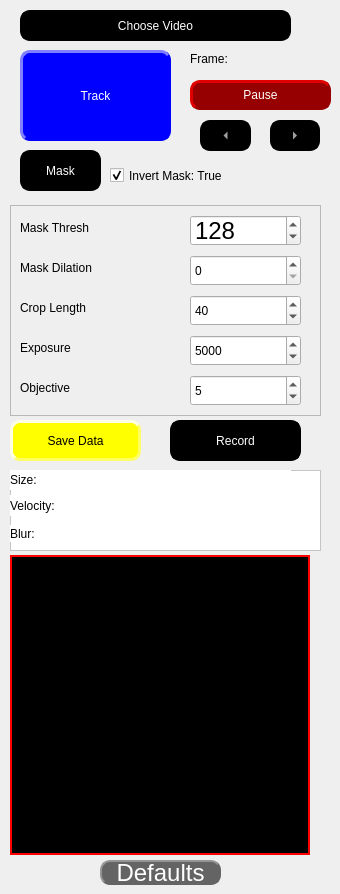
       <widget class="QWidget" name="tracking_tab">
        <attribute name="title">
         <string>Tracking</string>
        </attribute>
        <widget class="QPushButton" name="choosevideobutton">
         <property name="geometry">
          <rect>
           <x>20</x>
           <y>10</y>
           <width>271</width>
           <height>31</height>
          </rect>
         </property>
         <property name="styleSheet">
          <string notr="true">     QPushButton {
                color: rgb(255, 255, 255);
                background-color: rgb(0, 0, 0);
                border-style: outset;
                border-width: 2px;
                border-radius: 10px;
                border-color: rgb(0, 0, 0);
                min-width: 1em;
                padding: 1px;
            }
            QPushButton:hover {
                background-color: rgb(100, 100, 100);
                color: rgb(255, 255, 255);
                border-color: rgb(100, 100, 100);
            
            
            }</string>
         </property>
         <property name="text">
          <string>Choose Video</string>
         </property>
        </widget>
        <widget class="QPushButton" name="trackbutton">
         <property name="geometry">
          <rect>
           <x>20</x>
           <y>50</y>
           <width>151</width>
           <height>91</height>
          </rect>
         </property>
         <property name="cursor">
          <cursorShape>ArrowCursor</cursorShape>
         </property>
         <property name="styleSheet">
          <string notr="true">QPushButton {
                color: rgb(255, 255, 255);
                background-color: rgb(0, 0, 255);
                border-style: outset;
                border-width: 3px;
                border-radius: 10px;
                border-color: rgb(0, 0, 255);
                min-width: 1em;
                padding: 6px;
            }
      
            QPushButton:checked {
                color: rgb(255, 255, 255);
                background-color: rgb(255, 0, 0);
                border-style: inset;
                border-width: 3px;
                border-radius: 10px;
                border-color: rgb(255, 0, 0);
                font: bold 16px;
                min-width: 1em;
               
            }
            QPushButton:hover {
                background-color: rgb(100, 100, 100);
                color: rgb(255, 255, 255);
                border-color: rgb(0, 255, 0);
                padding-left: 5px;
                padding-top: 5px;
            }</string>
         </property>
         <property name="text">
          <string>Track</string>
         </property>
         <property name="checkable">
          <bool>true</bool>
         </property>
        </widget>
        <widget class="QLabel" name="framelabel">
         <property name="geometry">
          <rect>
           <x>190</x>
           <y>50</y>
           <width>52</width>
           <height>17</height>
          </rect>
         </property>
         <property name="maximumSize">
          <size>
           <width>300</width>
           <height>25</height>
          </size>
         </property>
         <property name="text">
          <string>Frame: </string>
         </property>
        </widget>
        <widget class="QPushButton" name="pausebutton">
         <property name="geometry">
          <rect>
           <x>190</x>
           <y>80</y>
           <width>141</width>
           <height>30</height>
          </rect>
         </property>
         <property name="maximumSize">
          <size>
           <width>300</width>
           <height>30</height>
          </size>
         </property>
         <property name="styleSheet">
          <string notr="true">QPushButton {
                color: rgb(255, 255, 255);
                background-color: rgb(150, 0, 0);
                border-style: outset;
                border-width: 3px;
                border-radius: 10px;
                border-color: rgb(150, 0, 0);
                min-width: 1em;
                padding: 1px;
            }
            QPushButton:checked {
                color: rgb(255, 255, 255);
                background-color: rgb(0, 0, 150);
                border-style: inset;
                border-width: 3px;
                border-radius: 10px;
                border-color: rgb(0, 0, 255);
                font: bold 12px;
                min-width: 1em;
                padding: 1px;
            }
            QPushButton:hover {
                background-color: rgb(100, 100, 100);
                color: rgb(255, 255, 255);
                border-color: rgb(255, 0, 0);
                padding-left: 2px;
                padding-top: 2px;
            }</string>
         </property>
         <property name="text">
          <string>Pause</string>
         </property>
         <property name="checkable">
          <bool>true</bool>
         </property>
        </widget>
        <widget class="QToolButton" name="leftbutton">
         <property name="geometry">
          <rect>
           <x>200</x>
           <y>120</y>
           <width>51</width>
           <height>31</height>
          </rect>
         </property>
         <property name="styleSheet">
          <string notr="true">QToolButton {
                color: rgb(255, 255, 255);
                background-color: rgb(0, 0, 0);
                border-style: outset;
                border-width: px;
                border-radius: 10px;
                border: 2px solid rgb(0, 0, 0);
                font: bold 16px;
                min-width: 1em;
                padding: 1px;
            }
            QToolButton:hover {
                background-color: rgb(100, 100, 100);
                color: rgb(255, 255, 255);
                border: 2px solid rgb(0, 255, 0);
            }
            QToolButton:pressed {
                background-color: rgb(100, 100, 100);
                border: 2px solid rgb(255, 0, 0);
                border-style: inset;
                padding-left: 5px;
                padding-top: 5px;
            }</string>
         </property>
         <property name="text">
          <string>...</string>
         </property>
         <property name="autoRepeat">
          <bool>true</bool>
         </property>
         <property name="autoRepeatInterval">
          <number>1</number>
         </property>
         <property name="arrowType">
          <enum>Qt::LeftArrow</enum>
         </property>
        </widget>
        <widget class="QToolButton" name="rightbutton">
         <property name="geometry">
          <rect>
           <x>270</x>
           <y>120</y>
           <width>50</width>
           <height>31</height>
          </rect>
         </property>
         <property name="styleSheet">
          <string notr="true">QToolButton {
                color: rgb(255, 255, 255);
                background-color: rgb(0, 0, 0);
                border-style: outset;
                border-width: px;
                border-radius: 10px;
                border: 2px solid rgb(0, 0, 0);
                font: bold 16px;
                min-width: 1em;
                padding: 1px;
            }
            QToolButton:hover {
                background-color: rgb(100, 100, 100);
                color: rgb(255, 255, 255);
                border: 2px solid rgb(0, 255, 0);
            }
            QToolButton:pressed {
                background-color: rgb(100, 100, 100);
                border: 2px solid rgb(255, 0, 0);
                border-style: inset;
                padding-left: 5px;
                padding-top: 5px;
            }</string>
         </property>
         <property name="text">
          <string>...</string>
         </property>
         <property name="autoRepeat">
          <bool>true</bool>
         </property>
         <property name="autoRepeatInterval">
          <number>1</number>
         </property>
         <property name="arrowType">
          <enum>Qt::RightArrow</enum>
         </property>
        </widget>
        <widget class="QPushButton" name="maskbutton">
         <property name="geometry">
          <rect>
           <x>20</x>
           <y>150</y>
           <width>81</width>
           <height>41</height>
          </rect>
         </property>
         <property name="styleSheet">
          <string notr="true">QPushButton {
                color: rgb(255, 255, 255);
                background-color: rgb(0, 0, 0);
                border-style: outset;
                border-width: 2px;
                border-radius: 10px;
                border-color: rgb(0, 0, 0);
                min-width: 1em;
                padding: 1px;
            }
            QPushButton:hover {
                background-color: rgb(100, 100, 100);
                color: rgb(255, 255, 255);
                border-style: inset;
			  border-color: rgb(0, 255, 0);
            }</string>
         </property>
         <property name="text">
          <string>Mask</string>
         </property>
         <property name="checkable">
          <bool>true</bool>
         </property>
         <property name="checked">
          <bool>false</bool>
         </property>
        </widget>
        <widget class="QCheckBox" name="maskinvert_checkBox">
         <property name="geometry">
          <rect>
           <x>110</x>
           <y>160</y>
           <width>191</width>
           <height>31</height>
          </rect>
         </property>
         <property name="text">
          <string>Invert Mask: True</string>
         </property>
         <property name="checked">
          <bool>true</bool>
         </property>
        </widget>
        <widget class="QPushButton" name="savedatabutton">
         <property name="geometry">
          <rect>
           <x>10</x>
           <y>420</y>
           <width>131</width>
           <height>41</height>
          </rect>
         </property>
         <property name="styleSheet">
          <string notr="true">QPushButton {
                color: rgb(0, 0, 0);
                background-color: rgb(255, 255, 0);
                border-style: outset;
                border-width: 3px;
                border-radius: 10px;
                border-color: rgb(255, 255, 100);
                min-width: 1em;
                padding: 6px;
            }
            QPushButton:hover {
                background-color: rgb(255, 255, 200);
                color: rgb(0, 0, 0);
            }
            QPushButton:pressed {
                background-color: red;
                border: 2px solid red;
                padding-left: 5px;
                padding-top: 5px;
                border-style: inset;
                }</string>
         </property>
         <property name="text">
          <string>Save Data</string>
         </property>
         <property name="checkable">
          <bool>true</bool>
         </property>
        </widget>
        <widget class="QPushButton" name="recordbutton">
         <property name="geometry">
          <rect>
           <x>170</x>
           <y>420</y>
           <width>131</width>
           <height>41</height>
          </rect>
         </property>
         <property name="styleSheet">
          <string notr="true">QPushButton {
                color: rgb(255, 255, 255);
                background-color: rgb(0, 0, 0);
                border-style: outset;
                border-width: 3px;
                border-radius: 10px;
                border-color: rgb(0, 0, 0);
                min-width: 1em;
                padding: 6px;
            }
      
            QPushButton:checked {
                color: rgb(255, 255, 255);
                background-color: rgb(255, 0, 0);
                border-style: inset;
                border-width: 3px;
                border-radius: 10px;
                border-color: rgb(255, 0, 0);
                font: bold 16px;
                min-width: 1em;
               
            }
            QPushButton:hover {
                background-color: rgb(100, 100, 100);
                color: rgb(255, 255, 255);
                border-color: rgb(100, 100, 100);
                padding-left: 5px;
                padding-top: 5px;
            }</string>
         </property>
         <property name="text">
          <string>Record</string>
         </property>
         <property name="checkable">
          <bool>true</bool>
         </property>
        </widget>
        <widget class="QLabel" name="CroppedVideoFeedLabel">
         <property name="geometry">
          <rect>
           <x>10</x>
           <y>555</y>
           <width>300</width>
           <height>300</height>
          </rect>
         </property>
         <property name="styleSheet">
          <string notr="true">background-color: rgb(0,0,0); border:2px solid rgb(255, 0, 0); </string>
         </property>
         <property name="text">
          <string/>
         </property>
        </widget>
        <widget class="QPushButton" name="resetdefaultbutton">
         <property name="geometry">
          <rect>
           <x>100</x>
           <y>860</y>
           <width>121</width>
           <height>25</height>
          </rect>
         </property>
         <property name="maximumSize">
          <size>
           <width>300</width>
           <height>25</height>
          </size>
         </property>
         <property name="font">
          <font>
           <family>Arial</family>
           <pointsize>18</pointsize>
           <italic>false</italic>
           <bold>false</bold>
          </font>
         </property>
         <property name="styleSheet">
          <string notr="true">QPushButton {
                color: rgb(255, 255, 255);
                background-color: rgb(100, 100, 100);
                border-style: outset;
                border-width: 2px;
                border-radius: 10px;
                border-color: rgb(100, 100, 100);
                min-width: 1em;
                padding: 1px;
            }
            QPushButton:hover {
                background-color: rgb(200, 200, 200);
                color: rgb(0, 0, 0);
            }
            QPushButton:pressed {
                background-color: rgb(200, 200, 200);
         
                padding-left: 5px;
                padding-top: 5px;
                border-style: inset;
                }</string>
         </property>
         <property name="text">
          <string>Defaults</string>
         </property>
        </widget>
        <widget class="QFrame" name="robotparamsframe">
         <property name="geometry">
          <rect>
           <x>10</x>
           <y>470</y>
           <width>311</width>
           <height>81</height>
          </rect>
         </property>
         <property name="styleSheet">
          <string notr="true"> color: rgb(0, 0, 0);
                background-color: rgb(255, 255, 255);
                </string>
         </property>
         <property name="frameShape">
          <enum>QFrame::StyledPanel</enum>
         </property>
         <property name="frameShadow">
          <enum>QFrame::Raised</enum>
         </property>
         <widget class="QLabel" name="robotsizelabel">
          <property name="geometry">
           <rect>
            <x>0</x>
            <y>0</y>
            <width>281</width>
            <height>20</height>
           </rect>
          </property>
          <property name="maximumSize">
           <size>
            <width>300</width>
            <height>50</height>
           </size>
          </property>
          <property name="text">
           <string>Size:</string>
          </property>
         </widget>
         <widget class="QLabel" name="robotvelocitylabel">
          <property name="geometry">
           <rect>
            <x>0</x>
            <y>25</y>
            <width>281</width>
            <height>21</height>
           </rect>
          </property>
          <property name="maximumSize">
           <size>
            <width>300</width>
            <height>50</height>
           </size>
          </property>
          <property name="text">
           <string>Velocity:</string>
          </property>
         </widget>
         <widget class="QLabel" name="robotblurlabel">
          <property name="geometry">
           <rect>
            <x>0</x>
            <y>55</y>
            <width>281</width>
            <height>17</height>
           </rect>
          </property>
          <property name="maximumSize">
           <size>
            <width>16777215</width>
            <height>50</height>
           </size>
          </property>
          <property name="text">
           <string>Blur:</string>
          </property>
         </widget>
        </widget>
        <widget class="QFrame" name="trackerparamsframe">
         <property name="geometry">
          <rect>
           <x>10</x>
           <y>205</y>
           <width>311</width>
           <height>211</height>
          </rect>
         </property>
         <property name="styleSheet">
          <string notr="true"/>
         </property>
         <property name="frameShape">
          <enum>QFrame::StyledPanel</enum>
         </property>
         <property name="frameShadow">
          <enum>QFrame::Raised</enum>
         </property>
         <widget class="QSpinBox" name="maskthreshbox">
          <property name="geometry">
           <rect>
            <x>180</x>
            <y>10</y>
            <width>111</width>
            <height>31</height>
           </rect>
          </property>
          <property name="font">
           <font>
            <pointsize>18</pointsize>
            <italic>false</italic>
            <bold>false</bold>
           </font>
          </property>
          <property name="styleSheet">
           <string notr="true"/>
          </property>
          <property name="maximum">
           <number>255</number>
          </property>
          <property name="value">
           <number>128</number>
          </property>
         </widget>
         <widget class="QLabel" name="maskthreshlabel">
          <property name="geometry">
           <rect>
            <x>10</x>
            <y>10</y>
            <width>121</width>
            <height>25</height>
           </rect>
          </property>
          <property name="maximumSize">
           <size>
            <width>150</width>
            <height>25</height>
           </size>
          </property>
          <property name="text">
           <string>Mask Thresh</string>
          </property>
         </widget>
         <widget class="QSpinBox" name="maskdilationbox">
          <property name="geometry">
           <rect>
            <x>180</x>
            <y>50</y>
            <width>111</width>
            <height>31</height>
           </rect>
          </property>
          <property name="maximum">
           <number>40</number>
          </property>
         </widget>
         <widget class="QLabel" name="maskdilationlabel">
          <property name="geometry">
           <rect>
            <x>10</x>
            <y>50</y>
            <width>131</width>
            <height>25</height>
           </rect>
          </property>
          <property name="maximumSize">
           <size>
            <width>150</width>
            <height>25</height>
           </size>
          </property>
          <property name="text">
           <string>Mask Dilation</string>
          </property>
         </widget>
         <widget class="QSpinBox" name="croplengthbox">
          <property name="geometry">
           <rect>
            <x>180</x>
            <y>90</y>
            <width>111</width>
            <height>31</height>
           </rect>
          </property>
          <property name="minimum">
           <number>5</number>
          </property>
          <property name="maximum">
           <number>300</number>
          </property>
          <property name="value">
           <number>40</number>
          </property>
          <property name="displayIntegerBase">
           <number>10</number>
          </property>
         </widget>
         <widget class="QLabel" name="croplengthlabel">
          <property name="geometry">
           <rect>
            <x>10</x>
            <y>90</y>
            <width>111</width>
            <height>25</height>
           </rect>
          </property>
          <property name="maximumSize">
           <size>
            <width>150</width>
            <height>25</height>
           </size>
          </property>
          <property name="text">
           <string>Crop Length</string>
          </property>
         </widget>
         <widget class="QSpinBox" name="exposurebox">
          <property name="geometry">
           <rect>
            <x>180</x>
            <y>130</y>
            <width>111</width>
            <height>31</height>
           </rect>
          </property>
          <property name="minimum">
           <number>100</number>
          </property>
          <property name="maximum">
           <number>10000</number>
          </property>
          <property name="value">
           <number>5000</number>
          </property>
          <property name="displayIntegerBase">
           <number>10</number>
          </property>
         </widget>
         <widget class="QLabel" name="exposurelabel">
          <property name="geometry">
           <rect>
            <x>10</x>
            <y>130</y>
            <width>83</width>
            <height>25</height>
           </rect>
          </property>
          <property name="maximumSize">
           <size>
            <width>150</width>
            <height>25</height>
           </size>
          </property>
          <property name="text">
           <string>Exposure</string>
          </property>
         </widget>
         <widget class="QSpinBox" name="objectivebox">
          <property name="geometry">
           <rect>
            <x>180</x>
            <y>170</y>
            <width>111</width>
            <height>31</height>
           </rect>
          </property>
          <property name="minimum">
           <number>1</number>
          </property>
          <property name="maximum">
           <number>50</number>
          </property>
          <property name="singleStep">
           <number>5</number>
          </property>
          <property name="value">
           <number>5</number>
          </property>
          <property name="displayIntegerBase">
           <number>10</number>
          </property>
         </widget>
         <widget class="QLabel" name="objectivelabel">
          <property name="geometry">
           <rect>
            <x>10</x>
            <y>170</y>
            <width>83</width>
            <height>25</height>
           </rect>
          </property>
          <property name="maximumSize">
           <size>
            <width>150</width>
            <height>25</height>
           </size>
          </property>
          <property name="text">
           <string>Objective</string>
          </property>
         </widget>
        </widget>
       </widget>
